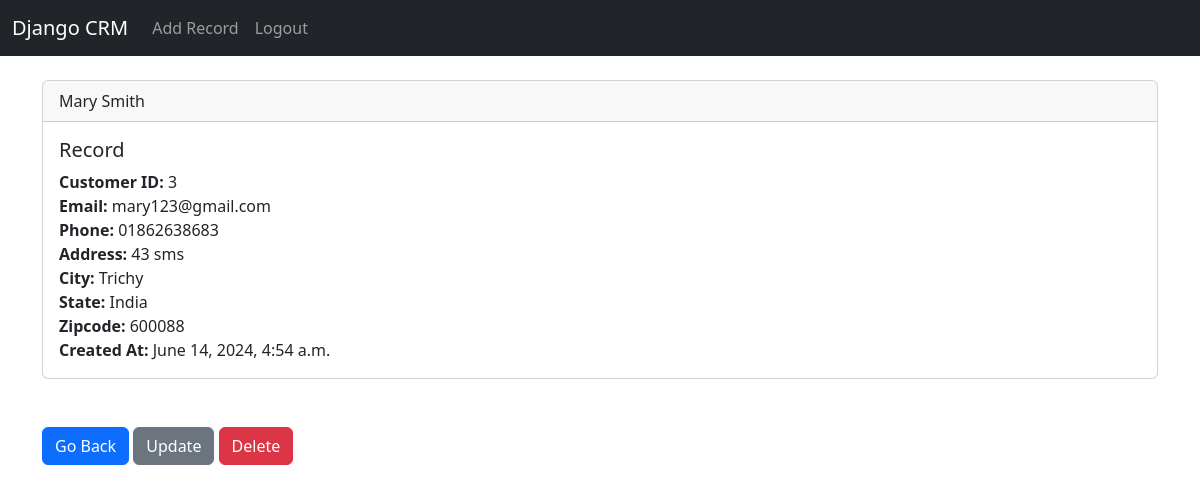
Screenshot of /record/3 (signed in) with the database file from the repository.
### website/models.py (models this page shows, shortened)
class Record(models.Model):
    created_at = models.DateTimeField(auto_now_add=True)
    first_name = models.CharField(max_length=50)
    last_name = models.CharField(max_length=50)
    email = models.EmailField()
    phone = models.CharField(max_length=15)
    address = models.CharField(max_length=200)
    city = models.CharField(max_length=50)
    state = models.CharField(max_length=50)
    zipcode = models.CharField(max_length=20)

### website/views.py (the view)
# urls.py: path('record/<int:pk>', views.customer_record, name='record'),
def customer_record(request, pk):
    if request.user.is_authenticated:
        customer_record = Record.objects.get(id=pk)
        return render(request, 'record.html', {'customer_record': customer_record})
    else:
        messages.success(request, "You must log in to view!...")
        return redirect('home')

### website/templates/record.html
{% extends 'base.html' %}
{%  block content %}
<div class="card">
  <div class="card-header">
     {{customer_record.first_name}}
            {{customer_record.last_name}}
  </div>
  <div class="card-body">
    <h5 class="card-title">Record</h5>
    <p class="card-text">
        <b>Customer ID:</b>  {{customer_record.id}}<br/>
        <strong>Email:</strong>  {{customer_record.email}}<br/>
        <strong>Phone:</strong>  {{customer_record.phone}}<br/>
        <strong>Address:</strong> {{customer_record.address}}<br/>
        <strong>City:</strong>  {{customer_record.city}}<br/>
        <strong>State:</strong>  {{customer_record.state}}<br/>
        <strong>Zipcode:</strong> {{customer_record.zipcode}}<br/>
        <strong>Created At:</strong> {{customer_record.created_at}}<br/>
    </p>
  </div>
</div>
<br/><br/>
<a href="{% url 'home' %}" class="btn btn-primary">Go Back</a>
<a href="{% url 'update_record' customer_record.id %}" class="btn btn-secondary">Update</a>
<a href="{% url 'delete_record' customer_record.id %}" class="btn btn-danger">Delete</a>
{% endblock %}

### rows the page displays
Record: first_name "Mary", last_name "Smith", id "3", email "mary123@gmail.com", phone "01862638683", address "43 sms", city "Trichy", state "India", zipcode "600088", created_at "June 14, 2024, 4:54 a.m."
